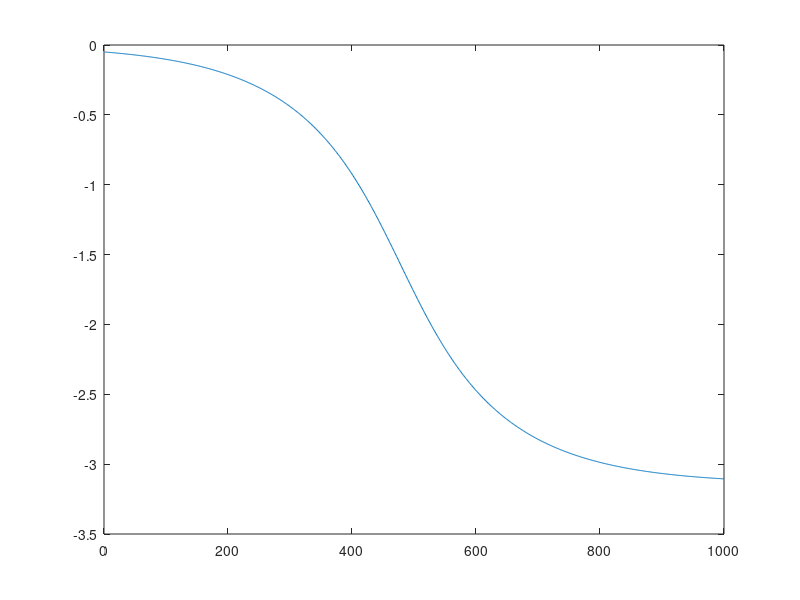

MATLAB code to generate this figure:
function karaktaristik()
c=50;
k=1000;
m=70;

w = logspace(0,3.14,1000);

u = w.^4 + c.^2.*w.^2 - 2.*k.*w.^2 + k.^2;

y = 1./(sqrt((-w.^2.*m+k).^2 + (c.*w).^2)); %resonans w= sqrt(2km - c^2)/(sqrt2 * m)
z = atan2((-c.*w)./u,(-(w.^2)+k)./(u));

figure


plot(z)
end